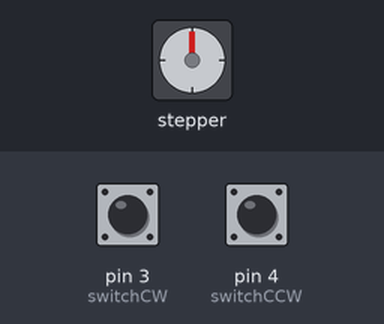
A sketch run on a simulated Arduino Uno, built with avr-gcc and run on an emulated ATmega328P. Parts: stepper motor. Inputs (shaded band) come from the test bench; at power-on: pin 3 (switchCW) HIGH, pin 4 (switchCCW) HIGH. Stepper angles assume 2048 steps per turn.

Above: at 1.2 s.
1.3 s: pin 3 (switchCW) pulled LOW for 1 s
At 1.64 s:
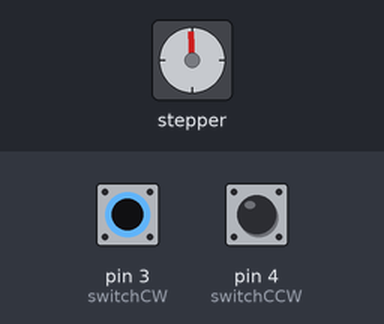
3.8 s: pin 4 (switchCCW) pulled LOW for 3.2 s
At 3.99 s:
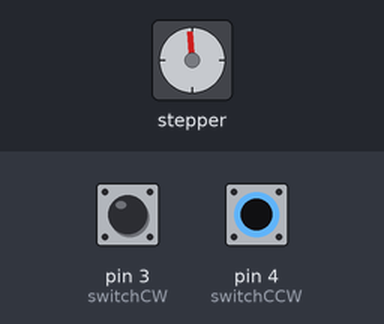
8.5 s: pin 4 (switchCCW) pulled LOW for 3.2 s
At 12.0 s:
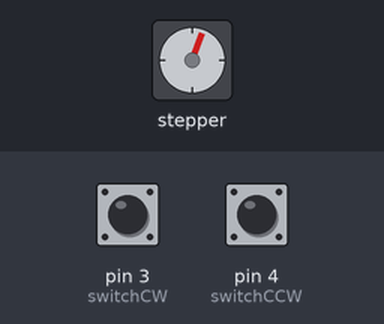
13.2 s: pin 3 (switchCW) pulled LOW for 3.2 s
At 17.3 s:
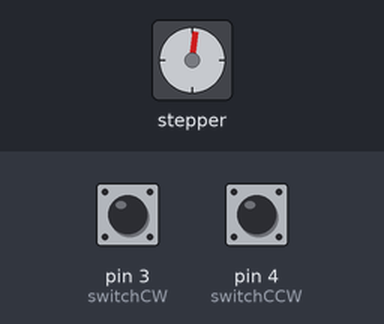
Timing chart, 0 to 18.8 s (numbered marks = the images above; inputs shaded):
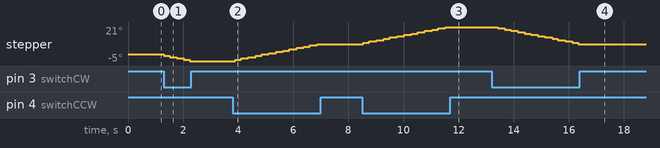

Measured:
- after the input at 3.8 s, stepper: turns 13° clockwise in 3.0 s, starting after 0.09 s
- after the input at 8.5 s, stepper: turns 13° clockwise in 3.0 s, starting at once
- after the input at 13.2 s, stepper: turns 13° counter-clockwise in 2.9 s, starting after 0.22 s

The sketch:

Button.ino
```cpp
#include <AccelStepper.h>

// Define the stepper motor pins
#define Pin1 8 // IN1 is connected to 10
#define Pin2 9 // IN2 is connected to 11
#define Pin3 10 // IN3 is connected to 12
#define Pin4 11 // IN4 is connected to 13
#define switchCW 3 // define input pin for CW push button
#define switchCCW 4 // define input pin for CCW push button

// Create an instance of the AccelStepper class
AccelStepper stepper(AccelStepper::FULL4WIRE, Pin1, Pin3, Pin2, Pin4);

// Variable to store direction status
int dirStatus = 3; // 3= stop

void setup() {
  // Set up the input pins
  pinMode(switchCW, INPUT_PULLUP);
  pinMode(switchCCW, INPUT_PULLUP);

  // Set the maximum speed and acceleration
  stepper.setMaxSpeed(1000);
  stepper.setAcceleration(500);
}

void loop() {
  // Read the push buttons and update direction status
  if(digitalRead(switchCCW) == LOW) {
    dirStatus = 1;
  } else if(digitalRead(switchCW) == LOW) {
    dirStatus = 2;
  } else {
    dirStatus = 3;
  }

  // Control the stepper motor based on direction status
  switch(dirStatus) {
    case 1:
      stepper.moveTo(stepper.currentPosition() + 1);
      break;
    case 2:
      stepper.moveTo(stepper.currentPosition() - 1);
      break;
    default:
      stepper.stop(); // Stop the motor
      break;
  }

  // Run the stepper motor to the new position
  stepper.run();
  delay(1);
}
```
